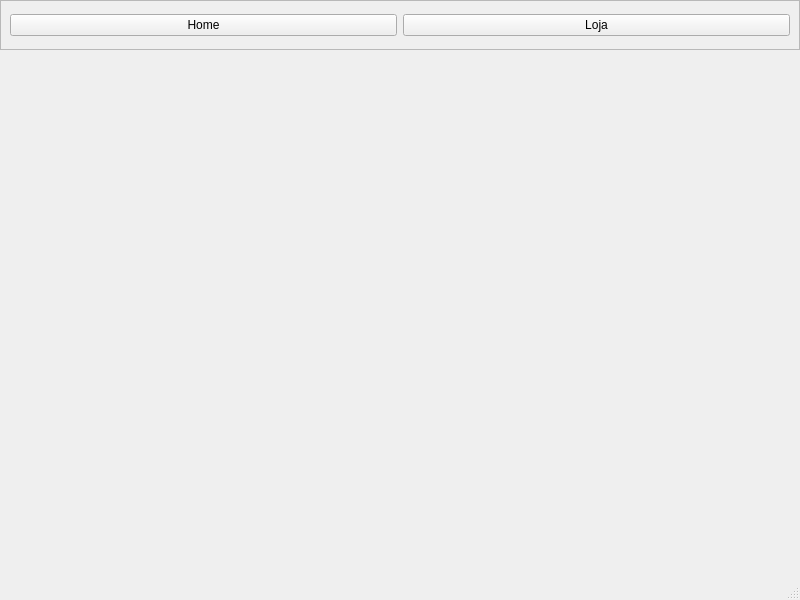
<?xml version="1.0" encoding="UTF-8"?>
<ui version="4.0">
 <class>ClientWindow</class>
 <widget class="QMainWindow" name="ClientWindow">
  <property name="geometry">
   <rect>
    <x>0</x>
    <y>0</y>
    <width>800</width>
    <height>600</height>
   </rect>
  </property>
  <property name="windowTitle">
   <string>Cliente - Loja</string>
  </property>
  <widget class="QWidget" name="centralwidget">
   <widget class="QFrame" name="navigationFrame">
    <property name="geometry">
     <rect>
      <x>0</x>
      <y>0</y>
      <width>800</width>
      <height>50</height>
     </rect>
    </property>
    <property name="frameShape">
     <enum>QFrame::Shape::StyledPanel</enum>
    </property>
    <layout class="QHBoxLayout" name="horizontalLayout">
     <item>
      <widget class="QPushButton" name="btnHome">
       <property name="text">
        <string>Home</string>
       </property>
      </widget>
     </item>
     <item>
      <widget class="QPushButton" name="btnLoja">
       <property name="text">
        <string>Loja</string>
       </property>
      </widget>
     </item>
    </layout>
   </widget>
   <widget class="QStackedWidget" name="stackedWidget">
    <property name="geometry">
     <rect>
      <x>0</x>
      <y>50</y>
      <width>800</width>
      <height>550</height>
     </rect>
    </property>
    <property name="currentIndex">
     <number>0</number>
    </property>
    <widget class="QWidget" name="pageHome">
     <widget class="QLabel" name="lblWelcome">
      <property name="geometry">
       <rect>
        <x>20</x>
        <y>10</y>
        <width>761</width>
        <height>511</height>
       </rect>
      </property>
      <property name="text">
       <string/>
      </property>
      <property name="pixmap">
       <pixmap resource="Resourcers.qrc">:/images/images/Estampa.png</pixmap>
      </property>
      <property name="scaledContents">
       <bool>true</bool>
      </property>
      <property name="alignment">
       <set>Qt::AlignmentFlag::AlignCenter</set>
      </property>
     </widget>
    </widget>
    <widget class="QWidget" name="pageLoja">
     <widget class="QScrollArea" name="scrollArea">
      <property name="geometry">
       <rect>
        <x>0</x>
        <y>0</y>
        <width>800</width>
        <height>550</height>
       </rect>
      </property>
      <property name="widgetResizable">
       <bool>true</bool>
      </property>
      <widget class="QWidget" name="scrollAreaWidgetContents">
       <property name="geometry">
        <rect>
         <x>0</x>
         <y>0</y>
         <width>798</width>
         <height>548</height>
        </rect>
       </property>
       <layout class="QVBoxLayout" name="verticalLayout"/>
      </widget>
     </widget>
    </widget>
   </widget>
  </widget>
  <widget class="QMenuBar" name="menubar">
   <property name="geometry">
    <rect>
     <x>0</x>
     <y>0</y>
     <width>800</width>
     <height>21</height>
    </rect>
   </property>
  </widget>
  <widget class="QStatusBar" name="statusbar"/>
 </widget>
 <resources>
  <include location="Resourcers.qrc"/>
 </resources>
 <connections/>
</ui>
